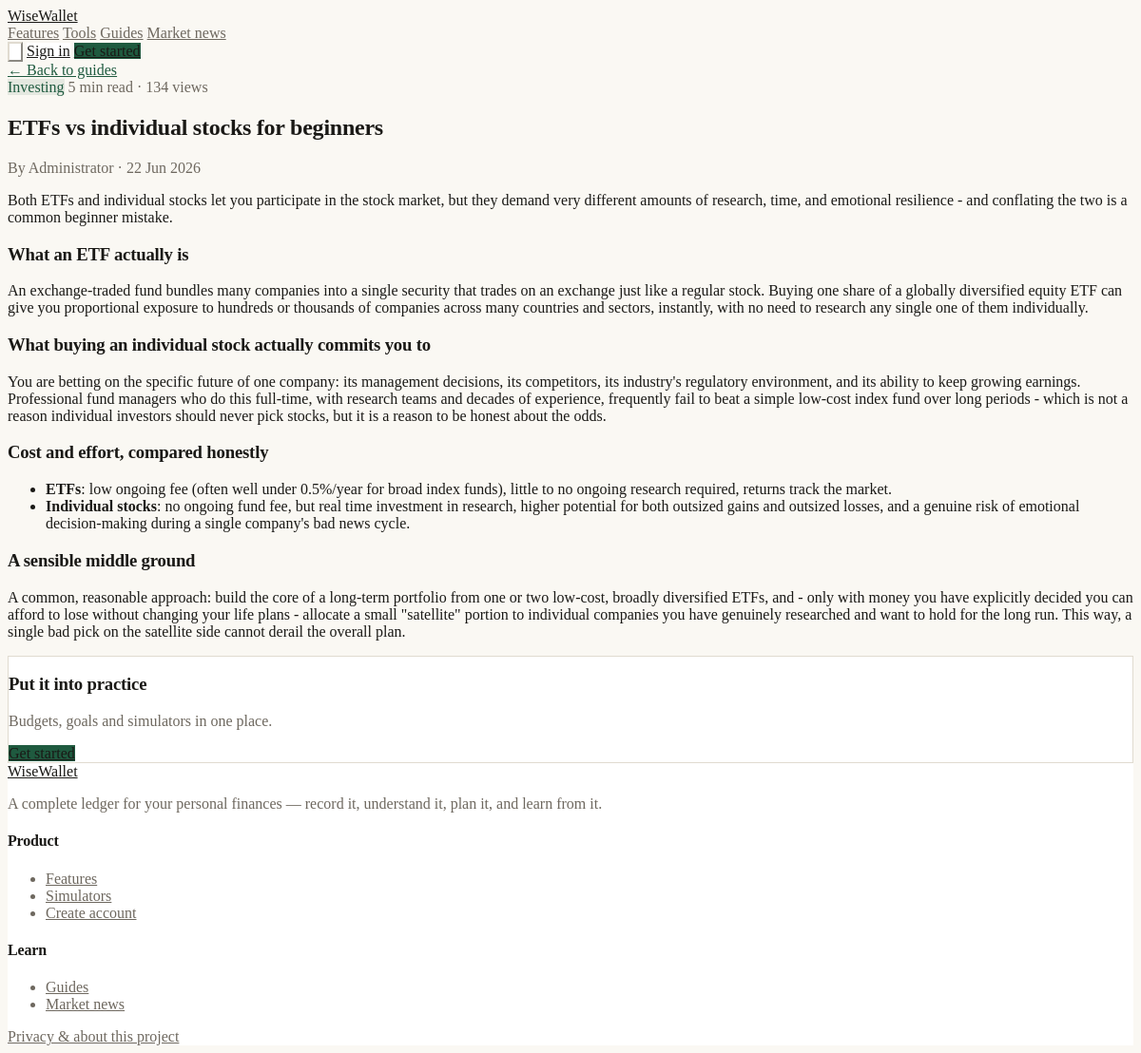
Screenshot of /article?slug=etf-vs-acoes-individuais with the database file from the repository.
### tables this page shows
CREATE TABLE `articles` (
  `id`               INT UNSIGNED NOT NULL AUTO_INCREMENT,
  `author_id`        INT UNSIGNED NULL,
  `category_id`      INT UNSIGNED NULL,
  `slug`             VARCHAR(190) NOT NULL,
  `title`            VARCHAR(200) NOT NULL,
  `excerpt`          VARCHAR(300) NOT NULL DEFAULT '',
  `body`             MEDIUMTEXT NOT NULL,
  `cover_image`      VARCHAR(255) NULL,
  `status`           ENUM('draft','published') NOT NULL DEFAULT 'published',
  `reading_minutes`  INT NOT NULL DEFAULT 5,
  `views`            INT NOT NULL DEFAULT 0,
  `published_at`     DATETIME NULL,
  `created_at`       DATETIME NOT NULL DEFAULT CURRENT_TIMESTAMP,
  `updated_at`       TIMESTAMP NOT NULL DEFAULT CURRENT_TIMESTAMP ON UPDATE CURRENT_TIMESTAMP,
  PRIMARY KEY (`id`),
  UNIQUE KEY `uq_articles_slug` (`slug`),
  KEY `idx_articles_status` (`status`,`published_at`),
  CONSTRAINT `fk_articles_author` FOREIGN KEY (`author_id`) REFERENCES `users`(`id`) ON DELETE SET NULL,
  CONSTRAINT `fk_articles_cat` FOREIGN KEY (`category_id`) REFERENCES `article_categories`(`id`) ON DELETE SET NULL
);

CREATE TABLE `article_categories` (
  `id`         INT UNSIGNED NOT NULL AUTO_INCREMENT,
  `name`       VARCHAR(80) NOT NULL,
  `slug`       VARCHAR(100) NOT NULL,
  `created_at` DATETIME NOT NULL DEFAULT CURRENT_TIMESTAMP,
  PRIMARY KEY (`id`),
  UNIQUE KEY `uq_artcat_slug` (`slug`)
);

CREATE TABLE `users` (
  `id`            INT UNSIGNED NOT NULL AUTO_INCREMENT,
  `name`          VARCHAR(120) NOT NULL,
  `email`         VARCHAR(190) NOT NULL,
  `password_hash` VARCHAR(255) NOT NULL,
  `role`          ENUM('user','admin') NOT NULL DEFAULT 'user',
  `currency`      CHAR(3) NOT NULL DEFAULT 'EUR',
  `theme`         ENUM('dark','light') NOT NULL DEFAULT 'light',
  `privacy_mode`  TINYINT(1) NOT NULL DEFAULT 0,
  `email_notifications` TINYINT(1) NOT NULL DEFAULT 1,
  `points`        INT NOT NULL DEFAULT 0,
  `is_active`     TINYINT(1) NOT NULL DEFAULT 1,
  `last_login_at` DATETIME NULL,
  `totp_secret`   VARCHAR(64) NULL,
  `totp_enabled`  TINYINT(1) NOT NULL DEFAULT 0,
  `locked_until`  DATETIME NULL,
  `created_at`    DATETIME NOT NULL DEFAULT CURRENT_TIMESTAMP,
  `updated_at`    TIMESTAMP NOT NULL DEFAULT CURRENT_TIMESTAMP ON UPDATE CURRENT_TIMESTAMP,
  PRIMARY KEY (`id`),
  UNIQUE KEY `uq_users_email` (`email`)
);

### app/Security/Auth.php (called while the page is built, shortened)
<?php
final class Auth
{
    public static function check(): bool
    {
        return isset($_SESSION['user_id']);
    }
}

### app/config.php (called while the page is built, shortened)
<?php
function ww_config(string $key, $default = null)
{
    $env = $GLOBALS['__ww_env'][$key] ?? getenv($key);
    if ($env === false || $env === null || $env === '') {
        return $default;
    }
    $lower = strtolower((string) $env);
    return $env;
}

### app/Database.php (called while the page is built, shortened)
<?php
final class Database
{
    private static ?PDO $pdo = null;
    public static function pdo(): PDO
    {
        if (self::$pdo instanceof PDO) {
            return self::$pdo;
        }
        $host = (string) ww_config('DB_HOST', '127.0.0.1');
        $port = (string) ww_config('DB_PORT', '3306');
        $name = (string) ww_config('DB_NAME', 'wisewallet');
        $user = (string) ww_config('DB_USER', 'root');
        $pass = (string) ww_config('DB_PASS', '');
        $dsn = "mysql:host={$host};port={$port};dbname={$name};charset=utf8mb4";
        try {
            self::$pdo = new PDO($dsn, $user, $pass, [
                PDO::ATTR_ERRMODE            => PDO::ERRMODE_EXCEPTION,
                PDO::ATTR_DEFAULT_FETCH_MODE => PDO::FETCH_ASSOC,
                PDO::ATTR_EMULATE_PREPARES   => false,
                PDO::ATTR_STRINGIFY_FETCHES  => false,
            ]);
        } catch (PDOException $e) {
            error_log('DB connection failed: ' . $e->getMessage());
            http_response_code(503);
            if (WW_DEBUG) {
                exit('Database connection failed: ' . htmlspecialchars($e->getMessage(), ENT_QUOTES));
            }
            exit('Service temporarily unavailable. Please try again later.');
        }
        return self::$pdo;
    }
    public static function one(string $sql, array $params = []): ?array
    {
        $stmt = self::pdo()->prepare($sql);
        $stmt->execute($params);
        $row = $stmt->fetch();
        return $row === false ? null : $row;
    }
}

### app/helpers.php (called while the page is built, shortened)
<?php
function e($value): string
{
    return htmlspecialchars((string) ($value ?? ''), ENT_QUOTES | ENT_SUBSTITUTE, 'UTF-8');
}

### public/article.php (the view, shortened to what this page needs)
<?php
$inApp = Auth::check();
$slug = trim($_GET['slug'] ?? '');
$a = Database::one(
    "SELECT a.*, ac.name cat_name, ac.slug cat_slug, u.name author
       FROM articles a
       LEFT JOIN article_categories ac ON ac.id=a.category_id
       LEFT JOIN users u ON u.id=a.author_id
      WHERE a.slug=? AND a.status='published' LIMIT 1",
    [$slug]
);
if ($inApp) {
    $title = $a ? $a['title'] : 'Article'; $nav = 'blog';
    require __DIR__ . '/../app/views/partials/app_head.php';
} else {
    require __DIR__ . '/../app/views/partials/public_head.php';
}
?>
<article class="max-w-2xl mx-auto <?= $inApp ? '' : 'px-4 sm:px-6 py-14' ?>">
  <?php if (!$a): ?>
    <div class="text-center py-20">
      <h1 class="font-display text-3xl font-semibold">Article not found</h1>
      <a href="/blog" class="btn-primary mt-6 inline-flex">Back to guides</a>
    </div>
  <?php else: ?>
    <a href="/blog" class="text-accent text-sm">&larr; Back to guides</a>
    <div class="flex items-center gap-2 mt-4 mb-3">
      <?php if ($a['cat_name']): ?><span class="badge-brand"><?= e($a['cat_name']) ?></span><?php endif; ?>
      <span class="text-xs text-soft"><?= (int) $a['reading_minutes'] ?> min read · <?= (int) $a['views'] ?> views</span>
    </div>
    <h1 class="font-display text-3xl sm:text-4xl font-semibold leading-tight"><?= e($a['title']) ?></h1>
    <div class="text-soft text-sm mt-3 mb-8">By <?= e($a['author'] ?? 'WiseWallet') ?> · <?= $a['published_at'] ? date('d M Y', strtotime($a['published_at'])) : '' ?></div>
    <div class="prose-ww space-y-4 leading-relaxed text-[15px]"><?= $a['body']  ?></div>
    <div class="mt-12 card card-pad flex flex-col sm:flex-row sm:items-center justify-between gap-4">
      <div>
        <h3 class="font-display text-lg font-semibold">Put it into practice</h3>
        <p class="text-soft text-sm mt-1">Budgets, goals and simulators in one place.</p>
      </div>
      <a href="<?= $inApp ? '/dashboard.php' : '/register.php' ?>" class="btn-primary whitespace-nowrap"><?= $inApp ? 'Open dashboard' : 'Get started' ?></a>
    </div>
  <?php endif; ?>
</article>
<?php
if ($inApp) { require __DIR__ . '/../app/views/partials/app_foot.php'; }
else { require __DIR__ . '/../app/views/partials/public_foot.php'; }

### src/css/app.css (style rules this page uses)
:root { --paper: 250 248 243; --surface: 255 255 255; --surface-2: 244 241 234; --ink: 26 25 22; --ink-soft: 110 104 95; --line: 224 219 208; --accent: 31 90 63; --pos: 31 110 76; --neg: 165 58 42; --warn: 150 110 36; }

### rows the page displays
articles: category.name "Investing", reading_minutes "5", views "134", title "ETFs vs individual stocks for beginners", author.name "Administrator", published_at "22 Jun 2026", body "Both ETFs and individual stocks let you participate in the stock market, but they demand very different amounts of research, time, and emotional resilience - and conflating the two is a common beginner mistake. What an ETF actually is An exchange-traded fund bundles many companies into a single security that trades on an exchange just like a regular stock. Buying one share of a globally diversified equity ETF can give you proportional exposure to hundreds or thousands of companies across many countries and sectors, instantly, with no need to research any single one of them individually. What buying an individual stock actually commits you to You are betting on the specific future of one…"
